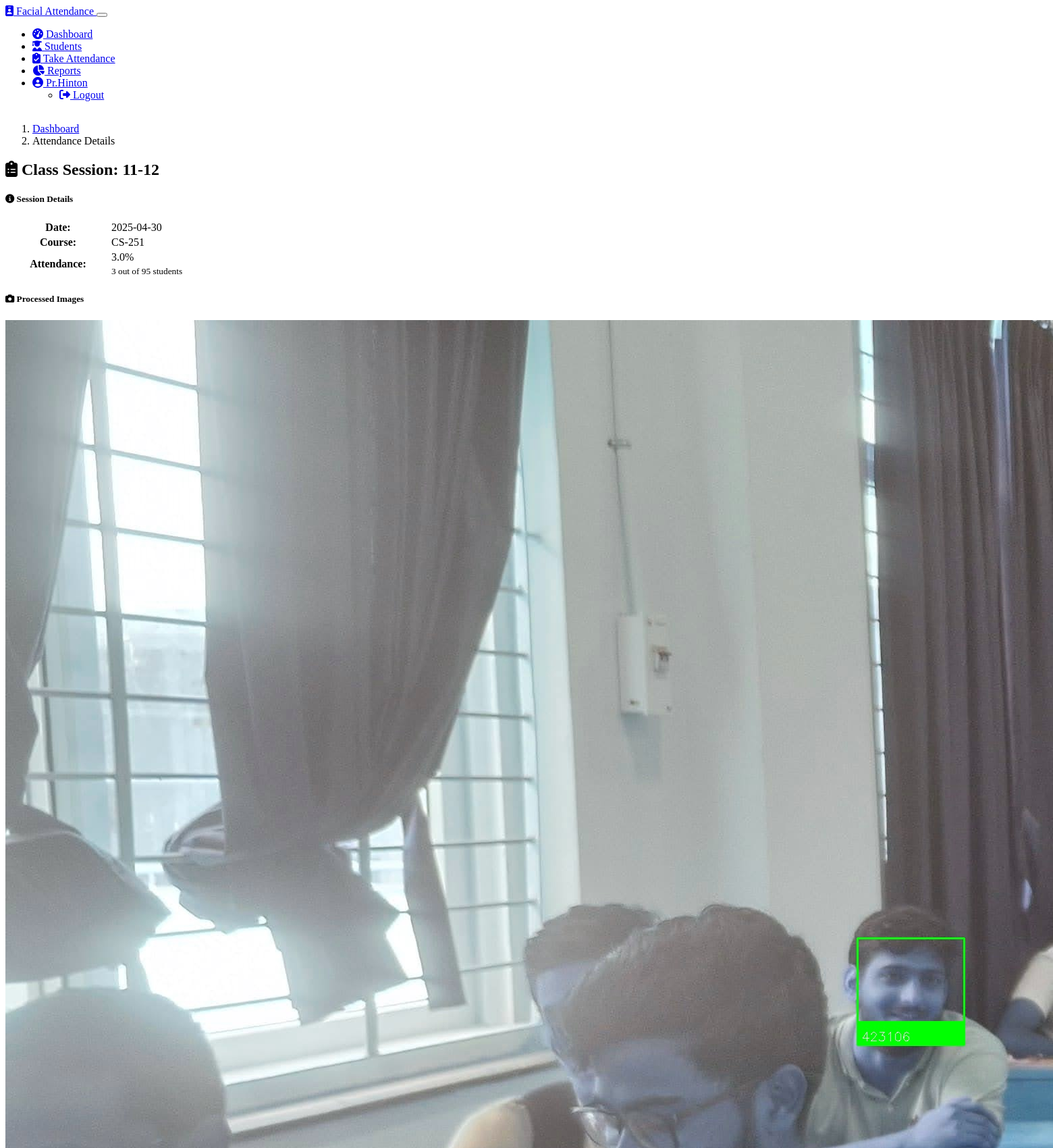
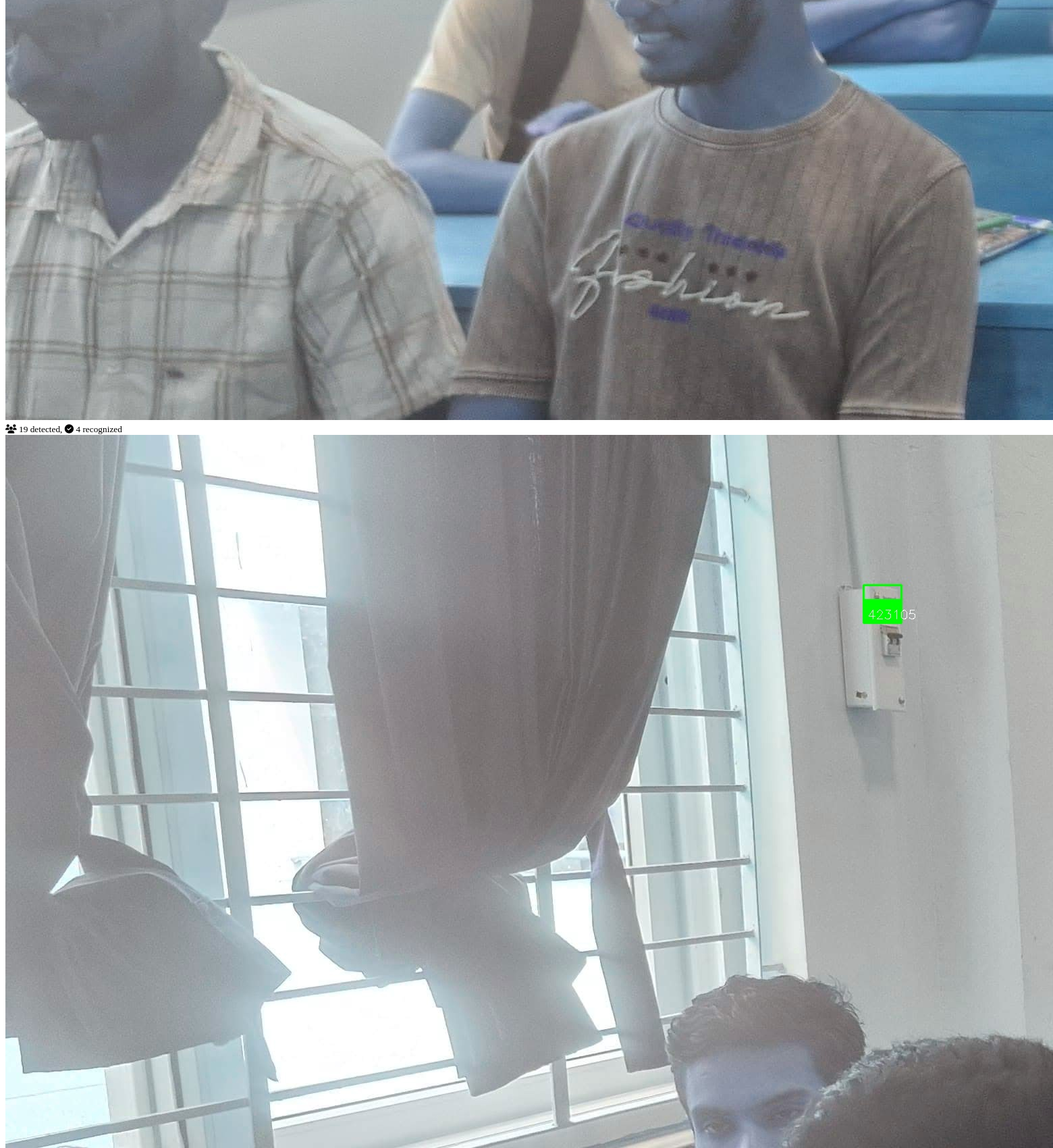
Screenshot of /attendance/4 (signed in, upper part) with the database file from the repository (2 pictures, top to bottom).
### models.py (models this page shows, shortened)
class User(UserMixin, db.Model):
    id = db.Column(db.Integer, primary_key=True)
    username = db.Column(db.String(64), unique=True, nullable=False)
    email = db.Column(db.String(120), unique=True, nullable=False)
    password_hash = db.Column(db.String(256), nullable=False)
    is_admin = db.Column(db.Boolean, default=False)
    created_at = db.Column(db.DateTime, default=datetime.utcnow)

class ClassSession(db.Model):
    id = db.Column(db.Integer, primary_key=True)
    name = db.Column(db.String(100), nullable=False)
    date = db.Column(db.Date, nullable=False, index=True)
    time = db.Column(db.Time, nullable=True)
    course = db.Column(db.String(100), nullable=True)
    total_students = db.Column(db.Integer, default=0)
    present_students = db.Column(db.Integer, default=0)
    creator_id = db.Column(db.Integer, db.ForeignKey('user.id'), nullable=True)
    created_at = db.Column(db.DateTime, default=datetime.utcnow)
    attendances = db.relationship('Attendance', backref='class_session', lazy=True)

class ProcessedImage(db.Model):
    id = db.Column(db.Integer, primary_key=True)
    class_session_id = db.Column(db.Integer, db.ForeignKey('class_session.id'), nullable=False)
    original_filename = db.Column(db.String(255), nullable=False)
    processed_filename = db.Column(db.String(255), nullable=False)
    upload_timestamp = db.Column(db.DateTime, default=datetime.utcnow)
    faces_detected = db.Column(db.Integer, default=0)
    faces_recognized = db.Column(db.Integer, default=0)

### routes.py (the view)
@app.route('/attendance/<int:session_id>')
@login_required
def attendance(session_id):
    session = ClassSession.query.get_or_404(session_id)
    processed_images = ProcessedImage.query.filter_by(class_session_id=session_id).all()
    students = Student.query.order_by(Student.roll_number).all()
    attendance_records = []
    for student in students:
        attendance = Attendance.query.filter_by(
            student_id=student.id,
            class_session_id=session_id
        ).first()
        attendance_records.append((student, attendance))
    return render_template('attendance.html',
                          session=session,
                          processed_images=processed_images,
                          attendance_records=attendance_records)

### app.py (called while the page is built)
@login_manager.user_loader
def load_user(user_id):
    from models import User
    return User.query.get(int(user_id))

### routes.py (called while the page is built)
@app.context_processor
def inject_now():
    return {'now': datetime.now()}

### templates/attendance.html (shortened to what this page needs)
{% extends 'base.html' %}
{% block content %}
<div class="row mb-4">
    <div class="col-12">
        <nav aria-label="breadcrumb">
            <ol class="breadcrumb">
                <li class="breadcrumb-item"><a href="{{ url_for('dashboard') }}">Dashboard</a></li>
                <li class="breadcrumb-item active" aria-current="page">Attendance Details</li>
            </ol>
        </nav>
        <h2 class="mb-3">
            <i class="fas fa-clipboard-list text-primary me-2"></i>
            Class Session: {{ session.name }}
        </h2>
        <div class="row mb-4">
            <div class="col-md-6">
                <div class="card shadow-sm">
                    <div class="card-body">
                        <h5 class="card-title">
                            <i class="fas fa-info-circle me-2"></i>
                            Session Details
                        </h5>
                        <table class="table table-sm">
                            <tr>
                                <th style="width: 150px;">Date:</th>
                                <td>{{ session.date.strftime('%Y-%m-%d') }}</td>
                            </tr>
                            <tr>
                                <th>Course:</th>
                                <td>{{ session.course or 'N/A' }}</td>
                            </tr>
                            <tr>
                                <th>Attendance:</th>
                                <td>
                                    {% set percentage = (session.present_students / session.total_students * 100) if session.total_students > 0 else 0 %}
                                    <div class="progress" style="height: 20px;">
                                        <div class="progress-bar bg-success" role="progressbar"
                                            style="width: {{ percentage }}%;"
                                            aria-valuenow="{{ percentage|round }}"
                                            aria-valuemin="0"
                                            aria-valuemax="100">
                                            {{ percentage|round }}%
                                        </div>
                                    </div>
                                    <small class="text-muted">{{ session.present_students }} out of {{ session.total_students }} students</small>
                                </td>
                            </tr>
                        </table>
                    </div>
                </div>
            </div>
            <div class="col-md-6">
                <div class="card shadow-sm">
                    <div class="card-body">
                        <h5 class="card-title">
                            <i class="fas fa-camera me-2"></i>
                            Processed Images
                        </h5>
                        {% if processed_images %}
                        <div class="row">
                            {% for image in processed_images %}
                            <div class="col-6 col-md-4 mb-3">
                                <div class="card">
                                    <img src="{{ url_for('static', filename='processed/' + image.processed_filename) }}"
                                        class="card-img-top" alt="Processed Image">
                                    <div class="card-body p-2">
                                        <small class="text-muted">
                                            <i class="fas fa-users me-1"></i> {{ image.faces_detected }} detected,
                                            <i class="fas fa-check-circle me-1"></i> {{ image.faces_recognized }} recognized
                                        </small>
                                    </div>
                                </div>
                            </div>
                            {% endfor %}
                        </div>
                        {% else %}
                        <div class="alert alert-info mb-0">
                            <i class="fas fa-info-circle me-2"></i>
                            No processed images available for this session.
                        </div>
                        {% endif %}
                    </div>
                </div>
            </div>
        </div>
    </div>
</div>
{% endblock %}

### templates/base.html (shortened to what this page needs)
<!DOCTYPE html>
<html lang="en" data-bs-theme="dark">
<head>
    <link rel="stylesheet" href="https://cdn.replit.com/agent/bootstrap-agent-dark-theme.min.css">
    <link rel="stylesheet" href="https://cdnjs.cloudflare.com/ajax/libs/font-awesome/6.2.0/css/all.min.css">
    <link rel="stylesheet" href="{{ url_for('static', filename='css/style.css') }}">
</head>
<body>
    <nav class="navbar navbar-expand-lg navbar-dark bg-dark">
        <div class="container">
            <a class="navbar-brand" href="{{ url_for('index') }}">
                <i class="fas fa-id-badge me-2"></i>
                Facial Attendance
            </a>
            <button class="navbar-toggler" type="button" data-bs-toggle="collapse" data-bs-target="#navbarNav">
            </button>
            <div class="collapse navbar-collapse" id="navbarNav">
                <ul class="navbar-nav ms-auto">
                    {% if current_user.is_authenticated %}
                    <li class="nav-item">
                        <a class="nav-link {% if request.endpoint == 'dashboard' %}active{% endif %}" href="{{ url_for('dashboard') }}">
                            <i class="fas fa-tachometer-alt me-1"></i> Dashboard
                        </a>
                    </li>
                    <li class="nav-item">
                        <a class="nav-link {% if request.endpoint == 'students' %}active{% endif %}" href="{{ url_for('students') }}">
                            <i class="fas fa-user-graduate me-1"></i> Students
                        </a>
                    </li>
                    <li class="nav-item">
                        <a class="nav-link {% if request.endpoint == 'take_attendance' %}active{% endif %}" href="{{ url_for('take_attendance') }}">
                            <i class="fas fa-clipboard-check me-1"></i> Take Attendance
                        </a>
                    </li>
                    <li class="nav-item">
                        <a class="nav-link {% if request.endpoint == 'reports' %}active{% endif %}" href="{{ url_for('reports') }}">
                            <i class="fas fa-chart-pie me-1"></i> Reports
                        </a>
                    </li>
                    <li class="nav-item dropdown">
                        <a class="nav-link dropdown-toggle" href="#" id="userDropdown" role="button" data-bs-toggle="dropdown">
                            <i class="fas fa-user-circle me-1"></i> {{ current_user.username }}
                        </a>
                        <ul class="dropdown-menu dropdown-menu-end">
                            <li>
                                <a class="dropdown-item" href="{{ url_for('logout') }}">
                                    <i class="fas fa-sign-out-alt me-1"></i> Logout
                                </a>
                            </li>
                        </ul>
                    </li>
                    {% endif %}
                </ul>
            </div>
        </div>
    </nav>
    <main class="container py-4">
        {% block content %}{% endblock %}
    </main>
</body>
</html>

### static/css/style.css (style rules this page uses)
body { min-height: 100vh; display: flex; flex-direction: column; }
main { flex: 1; }
.card { transition: transform 0.2s ease-in-out, box-shadow 0.2s ease-in-out; }

### rows the page displays
User: username "Pr.Hinton"
ClassSession: name "11-12", date "2025-04-30", course "CS-251", present_students "3", total_students "95"
ProcessedImage: processed_filename (picture), faces_detected "19", faces_recognized "4"
ProcessedImage: processed_filename (picture)

### other values shown
{{ percentage|round }} "3.0"
